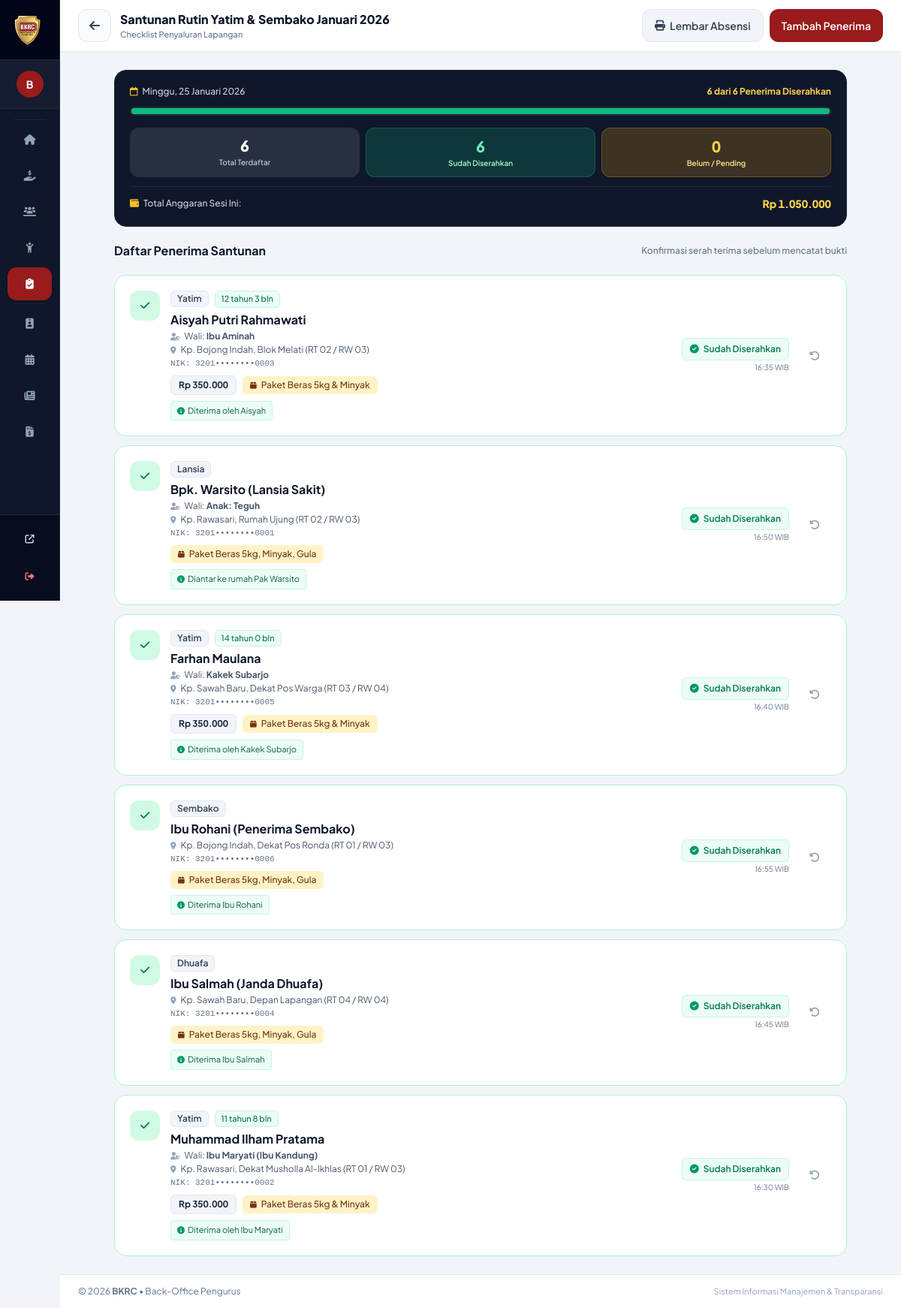
Page /admin/distribution_checklist.php?event_id=1 (signed in) on the committed database.
### tables this page shows
CREATE TABLE distribution_events (
    id INT AUTO_INCREMENT PRIMARY KEY,
    agenda_id INT NULL,
    event_name VARCHAR(200) NOT NULL,
    event_date DATE NOT NULL,
    program_type ENUM('santunan_yatim', 'sembako', 'event', 'pinjaman', 'lainnya') NOT NULL,
    total_cash_out DECIMAL(15, 2) DEFAULT 0.00,
    total_packages_out INT DEFAULT 0,
    disbursement_status ENUM('direncanakan', 'tersalurkan') DEFAULT 'direncanakan',
    disbursed_at DATETIME NULL,
    disbursed_to VARCHAR(150) NULL,
    notes TEXT NULL,
    created_at TIMESTAMP DEFAULT CURRENT_TIMESTAMP,
    CONSTRAINT fk_dist_agenda FOREIGN KEY (agenda_id) REFERENCES annual_agendas(id) ON DELETE SET NULL
);

CREATE TABLE distribution_logs (
    id INT AUTO_INCREMENT PRIMARY KEY,
    event_id INT NOT NULL,
    beneficiary_id INT NOT NULL,
    cash_amount DECIMAL(15, 2) DEFAULT 0.00,
    sembako_package_detail VARCHAR(255) NULL,
    status ENUM('pending', 'distributed') DEFAULT 'pending',
    distributed_at DATETIME NULL,
    notes VARCHAR(255) NULL,
    CONSTRAINT fk_log_event FOREIGN KEY (event_id) REFERENCES distribution_events(id) ON DELETE CASCADE,
    CONSTRAINT fk_log_beneficiary FOREIGN KEY (beneficiary_id) REFERENCES beneficiaries(id) ON DELETE CASCADE
);

CREATE TABLE beneficiaries (
    id INT AUTO_INCREMENT PRIMARY KEY,
    nik VARCHAR(20) UNIQUE NOT NULL,
    kk_number VARCHAR(20) NULL,
    full_name VARCHAR(150) NOT NULL,
    birth_date DATE NOT NULL,
    guardian_name VARCHAR(150) NULL,
    phone VARCHAR(25) NULL,
    address TEXT NOT NULL,
    rt_rw VARCHAR(30) NOT NULL,
    category ENUM('yatim', 'sembako', 'dhuafa', 'lansia') NOT NULL,
    photo_url VARCHAR(255) NULL,
    status ENUM('layak_aktif', 'lulus_usia', 'pindah', 'meninggal', 'mampu') DEFAULT 'layak_aktif',
    notes TEXT NULL,
    created_at TIMESTAMP DEFAULT CURRENT_TIMESTAMP
);

### admin/distribution_checklist.php (the view, shortened to what the rows shown need)
<?php
require_once __DIR__ . '/../config/helpers.php';
$eventId = (int)($_GET['event_id'] ?? 0);
$stmtEvent = $pdo->prepare("SELECT * FROM distribution_events WHERE id = ?");
$stmtEvent->execute([$eventId]);
$stmtEvent->execute([$eventId]);
$event = $stmtEvent->fetch();
$stmtLogs = $pdo->prepare("
    SELECT l.*, b.full_name, b.nik, b.birth_date, b.guardian_name, b.address, b.rt_rw, b.category, b.phone
    FROM distribution_logs l
    JOIN beneficiaries b ON l.beneficiary_id = b.id
    WHERE l.event_id = ?
    ORDER BY l.status ASC, b.full_name ASC
");
$stmtLogs->execute([$eventId]);
$logs = $stmtLogs->fetchAll();
$totalBeneficiaries = count($logs);
$distributedCount = 0;
foreach ($logs as $l) {
    if ($l['status'] === 'distributed') {
        $distributedCount++;
    }
}
require_once __DIR__ . '/includes/header.php';
require_once __DIR__ . '/includes/sidebar.php';
?>
<div x-data="{
    addModal: false,
    handoverModal: false,
    undoModal: false,
    activeLog: { id: null, name: '', category: '', cashText: '', sembakoText: '', notes: '' },
    openHandover(l) {
        this.activeLog = l;
        this.handoverModal = true;
    },
    openUndo(l) {
        this.activeLog = l;
        this.undoModal = true;
    }
}" @keydown.escape.window="addModal = false; handoverModal = false; undoModal = false" class="flex-1 flex flex-col w-full">
    <header class="bg-white border-b border-slate-200 py-3 px-4 sm:px-6 sticky top-0 z-30 shadow-xs flex items-center justify-between gap-3">
        <div class="flex items-center gap-3">
            <div>
                <h1 class="text-sm sm:text-base font-extrabold text-slate-900 truncate max-w-[180px] xs:max-w-xs sm:max-w-md">
                    <?= htmlspecialchars($event['event_name']) ?>
                </h1>
                <div class="text-[11px] text-slate-500 font-medium">Checklist Penyaluran Lapangan</div>
            </div>
        </div>
    </header>
    <main class="flex-1 p-4 sm:p-6 space-y-5 max-w-5xl mx-auto w-full">
        <div class="bg-slate-900 text-white p-5 rounded-2xl border border-slate-800 shadow-xs">
            <div class="flex items-center justify-between mb-3">
                <div class="text-xs text-slate-300 font-medium">
                    <i class="fa-regular fa-calendar mr-1 text-amber-400"></i> <?= formatTanggalIndo($event['event_date'], true) ?>
                </div>
                <span class="text-xs font-bold text-amber-300 tabular-nums"><?= $distributedCount ?> dari <?= $totalBeneficiaries ?> Penerima Diserahkan</span>
            </div>
        </div>
        <div class="flex items-center justify-between">
            <h2 class="text-base font-bold text-slate-900">
                Daftar Penerima Santunan
            </h2>
        </div>
        <div class="space-y-3">
            <?php if (empty($logs)): ?>
                <div class="bg-white rounded-2xl p-8 text-center text-slate-400 border border-slate-200">
                    <i class="fa-solid fa-list-check text-4xl mb-2 text-slate-300 block"></i>
                    Belum ada penerima di checklist kegiatan ini. Klik tombol <strong>Tambah Penerima</strong> di atas.
                </div>
            <?php else: ?>
                <?php foreach ($logs as $idx => $l): ?>
                    <?php
                    $isDistributed = ($l['status'] === 'distributed');
                    $ageData = calculateBeneficiaryAge($l['birth_date']);
                    $cleanAddress = htmlspecialchars($l['address']);
                    if (!empty($l['rt_rw']) && stripos($cleanAddress, 'RT') === false && stripos($cleanAddress, 'RW') === false) {
                        $cleanAddress .= ' (' . htmlspecialchars($l['rt_rw']) . ')';
                    }
                    $jsLogObj = json_encode([
                        'id' => (int)$l['id'],
                        'name' => $l['full_name'],
                        'category' => ucfirst($l['category']),
                        'cashAmount' => (float)$l['cash_amount'],
                        'cashText' => formatRupiah($l['cash_amount']),
                        'sembakoText' => $l['sembako_package_detail'] ?: '–',
                        'notes' => $l['notes'] ?? ''
                    ]);
                    ?>
                    <div class="bg-white rounded-2xl p-4 sm:p-5 border transition shadow-xs flex flex-col sm:flex-row sm:items-center justify-between gap-4 <?= $isDistributed ? 'border-emerald-200 bg-emerald-50/20' : 'border-slate-200 hover:border-slate-300' ?>">
                        <div class="flex items-start gap-3.5">
                            <div class="w-10 h-10 rounded-xl flex items-center justify-center font-bold text-sm flex-shrink-0 <?= $isDistributed ? 'bg-emerald-100 text-emerald-700' : 'bg-slate-100 text-slate-600' ?>">
                                <?php if ($isDistributed): ?>
                                    <i class="fa-solid fa-check"></i>
                                <?php else: ?>
                                    <span class="tabular-nums"><?= $idx + 1 ?></span>
                                <?php endif; ?>
                            </div>
                            <div>
                                <div class="flex flex-wrap items-center gap-2 mb-1">
                                    <span class="inline-flex items-center px-2 py-0.5 rounded-md text-xs font-semibold bg-slate-100 text-slate-700 border border-slate-200">
                                        <?= ucfirst($l['category']) ?>
                                    </span>
                                    <?php if ($l['category'] === 'yatim'): ?>
                                        <span class="inline-flex items-center text-[11px] font-medium px-2 py-0.5 rounded-md <?= $ageData['badge_class'] ?>">
                                            <?= $ageData['text'] ?>
                                        </span>
                                    <?php endif; ?>
                                </div>
                                <h3 class="text-base font-bold text-slate-900">
                                    <?= htmlspecialchars($l['full_name']) ?>
                                </h3>
                                <div class="text-xs text-slate-600 mt-0.5 space-y-0.5">
                                    <?php if (!empty($l['guardian_name']) && $l['guardian_name'] !== '-'): ?>
                                        <div><i class="fa-solid fa-user-shield text-slate-400 mr-1 text-[10px]"></i> Wali: <strong><?= htmlspecialchars($l['guardian_name']) ?></strong></div>
                                    <?php endif; ?>
                                    <div><i class="fa-solid fa-location-dot text-slate-400 mr-1 text-[10px]"></i> <?= $cleanAddress ?></div>
                                    <div class="text-[11px] text-slate-500 font-mono">
                                        NIK: <?= maskNik($l['nik']) ?>
                                    </div>
                                </div>
                                <div class="flex flex-wrap items-center gap-2 mt-2">
                                    <?php if ($l['cash_amount'] > 0): ?>
                                        <span class="bg-slate-100 text-slate-800 text-xs font-bold tabular-nums px-2.5 py-1 rounded-md border border-slate-200">
                                            <?= formatRupiah($l['cash_amount']) ?>
                                        </span>
                                    <?php endif; ?>
                                    <?php if (!empty($l['sembako_package_detail'])): ?>
                                        <span class="bg-amber-100 text-amber-900 text-xs font-medium px-2.5 py-1 rounded-md">
                                            <i class="fa-solid fa-box text-[10px] mr-1"></i> <?= htmlspecialchars($l['sembako_package_detail']) ?>
                                        </span>
                                    <?php endif; ?>
                                </div>
                                <?php if (!empty($l['notes'])): ?>
                                    <div class="text-[11px] text-emerald-800 mt-2 bg-emerald-50 px-2 py-1 rounded border border-emerald-200/60 inline-flex items-center gap-1">
                                        <i class="fa-solid fa-circle-info text-emerald-600 text-[10px]"></i>
                                        <span><?= htmlspecialchars($l['notes']) ?></span>
                                    </div>
                                <?php endif; ?>
                            </div>
                        </div>
                        <div class="flex items-center justify-between sm:justify-end gap-3 border-t sm:border-t-0 pt-3 sm:pt-0 border-slate-100">
                            <?php if ($isDistributed): ?>
                                <div class="text-right">
                                    <span class="inline-flex items-center gap-1.5 text-xs font-semibold text-emerald-700 bg-emerald-50 px-2.5 py-1.5 rounded-md border border-emerald-200/60">
                                        <i class="fa-solid fa-circle-check text-emerald-600 text-xs"></i> Sudah Diserahkan
                                    </span>
                                    <div class="text-[10px] text-slate-500 mt-0.5">
                                        <?= $l['distributed_at'] ? date('H:i \W\I\B', strtotime($l['distributed_at'])) : '' ?>
                                    </div>
                                </div>
                                <button type="button" @click="openUndo(<?= htmlspecialchars($jsLogObj) ?>)" class="min-w-[44px] min-h-[44px] inline-flex items-center justify-center text-slate-400 hover:text-rose-600 hover:bg-rose-50 text-sm rounded-xl border border-transparent hover:border-rose-200 transition focus-visible:outline-none focus-visible:ring-2 focus-visible:ring-rose-500" title="Batalkan status serah" aria-label="Batalkan penyerahan bantuan">
                                    <i class="fa-solid fa-rotate-left"></i>
                                </button>
                            <?php endif; ?>
                        </div>
                    </div>
                <?php endforeach; ?>
            <?php endif; ?>
        </div>
    </main>
</div>
<?php require_once __DIR__ . '/includes/footer.php'; ?>

### rows in the picture
distribution_events: event_name "Santunan Rutin Yatim & Sembako Januari 2026", event_date "Minggu, 25 Januari 2026"
distribution_logs: status "distributed" (drawn), beneficiary.category "Yatim", beneficiary.birth_date "12 tahun 3 bln", beneficiary.full_name "Aisyah Putri Rahmawati", beneficiary.guardian_name "Ibu Aminah", beneficiary.rt_rw "Kp. Bojong Indah, Blok Melati (RT 02 / RW 03)", beneficiary.nik "3201••••••••0003", cash_amount "Rp 350.000", sembako_package_detail "Paket Beras 5kg & Minyak", notes "Diterima oleh Aisyah", distributed_at "16:35 WIB"
distribution_logs: status "distributed" (drawn), beneficiary.category "Lansia", beneficiary.full_name "Bpk. Warsito (Lansia Sakit)", beneficiary.guardian_name "Anak: Teguh", beneficiary.rt_rw "Kp. Rawasari, Rumah Ujung (RT 02 / RW 03)", beneficiary.nik "3201••••••••0001", sembako_package_detail "Paket Beras 5kg, Minyak, Gula", notes "Diantar ke rumah Pak Warsito", distributed_at "16:50 WIB"
distribution_logs: status "distributed" (drawn), beneficiary.category "Yatim", text "14 tahun 0 bln", beneficiary.full_name "Farhan Maulana", beneficiary.guardian_name "Kakek Subarjo", beneficiary.rt_rw "Kp. Sawah Baru, Dekat Pos Warga (RT 03 / RW 04)", beneficiary.nik "3201••••••••0005", cash_amount "Rp 350.000", sembako_package_detail "Paket Beras 5kg & Minyak", notes "Diterima oleh Kakek Subarjo", distributed_at "16:40 WIB"
distribution_logs: status "distributed" (drawn), beneficiary.category "Sembako", beneficiary.full_name "Ibu Rohani (Penerima Sembako)", beneficiary.rt_rw "Kp. Bojong Indah, Dekat Pos Ronda (RT 01 / RW 03)", beneficiary.nik "3201••••••••0006", sembako_package_detail "Paket Beras 5kg, Minyak, Gula", notes "Diterima Ibu Rohani", distributed_at "16:55 WIB"
distribution_logs: status "distributed" (drawn), beneficiary.category "Dhuafa", beneficiary.full_name "Ibu Salmah (Janda Dhuafa)", beneficiary.rt_rw "Kp. Sawah Baru, Depan Lapangan (RT 04 / RW 04)", beneficiary.nik "3201••••••••0004", sembako_package_detail "Paket Beras 5kg, Minyak, Gula", notes "Diterima Ibu Salmah", distributed_at "16:45 WIB"
distribution_logs: status "distributed" (drawn), beneficiary.category "Yatim", beneficiary.birth_date "11 tahun 8 bln", beneficiary.full_name "Muhammad Ilham Pratama", beneficiary.guardian_name "Ibu Maryati (Ibu Kandung)", beneficiary.rt_rw "Kp. Rawasari, Dekat Musholla Al-Ikhlas (RT 01 / RW 03)", beneficiary.nik "3201••••••••0002", cash_amount "Rp 350.000", sembako_package_detail "Paket Beras 5kg & Minyak", notes "Diterima oleh Ibu Maryati", distributed_at "16:30 WIB"

### other values in the picture
substr($currentUser['name'], 0, 1) "B"
$distributedCount "6"
$totalBeneficiaries "6"
$pendingCount "0"
formatRupiah($totalCashAllocated) "Rp 1.050.000"
